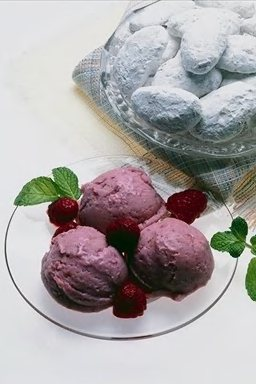
%> input picture Ex1/c_1.jpg, 256 x 384 px
$ octave EX1_batch.m   (GNU Octave 9; MATLAB toolbox functions it lacks are replaced by stand-ins)
%> lines starting %> are read from the running program, lines starting %| are printed output that depends on the picture
### Ex1/Process.m
function [ J,S,C ]=Process(I)
%UNTITLED7 Summary of this function goes here
%   Detailed explanation goes here
J=imresize(I,0.75);
S=fliplr(J(:,size(J,2)/2:end,:));
% [11 lines of commented-out code are left out]
C=imrotate(S,90);
end
% there are two ways of understanding the right half and mirroed one

### Ex1/EX1_batch.m
I1=imread('c_1.jpg');
%> I1 is the input picture: size 384x256x3 uint8; mean R, G, B 171.3, 166.5, 167
I2=imread('c_2.jpg');
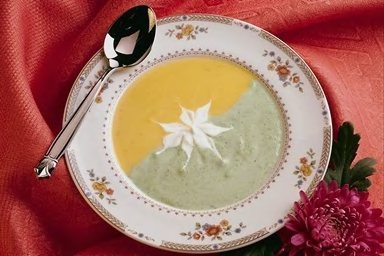
%> input picture Ex1/c_2.jpg, 384 x 256 px
%> I2 is the input picture: size 256x384x3 uint8; mean R, G, B 165.6, 109.1, 96.7
I3=imread('c_3.jpg');
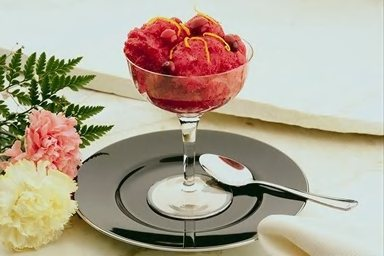
%> input picture Ex1/c_3.jpg, 384 x 256 px
%> I3 is the input picture: size 256x384x3 uint8; mean R, G, B 177.1, 166.4, 148.4
I4=imread('c_4.jpg');
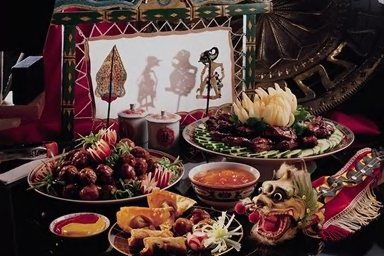
%> input picture Ex1/c_4.jpg, 384 x 256 px
%> I4 is the input picture: size 256x384x3 uint8; mean R, G, B 82.9, 59.3, 55.9
I5=imread('c_5.jpg');
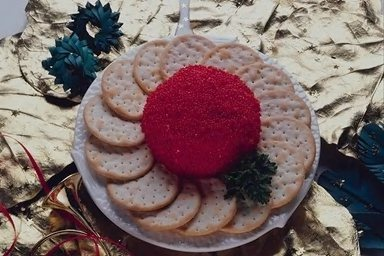
%> input picture Ex1/c_5.jpg, 384 x 256 px
%> I5 is the input picture: size 256x384x3 uint8; mean R, G, B 123.9, 103.3, 102.2
I6=imread('c_6.jpg');
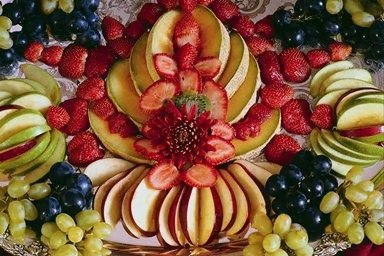
%> input picture Ex1/c_6.jpg, 384 x 256 px
%> I6 is the input picture: size 256x384x3 uint8; mean R, G, B 126.8, 84.7, 56.6
[J1,S1,C1]=Process(I1);
[J2,S2,C2]=Process(I2);
%> in Process (call 2), `S=fliplr(J(:,size(J,2)/2:end,:));`:
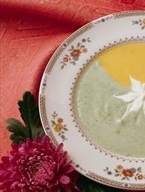
%> S: size 192x145x3 uint8; mean R, G, B 169.4, 118.4, 106
%> in Process (call 2), `C=imrotate(S,90);`:
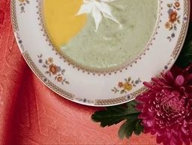
%> C: size 145x192x3 uint8; mean R, G, B 169.4, 118.4, 106; mean of the top-left, top-right, bottom-left and bottom-right quarters 159.7, 158.5, 116.9, 90.7

figure
imshow(I1)
title('the original pic')
figure
imshow(J1)
title('the 75% of the original pic')
figure
imshow(S1)
title('right half and mirrored pic')
figure
imshow(C1)
title('the rotated pic')


figure
imshow(I2)
title('the original pic')
figure
imshow(J2)
title('the 75% of the original pic')
figure
imshow(S2)
title('right half and mirrored pic')
figure
imshow(C2)
title('the rotated pic')
